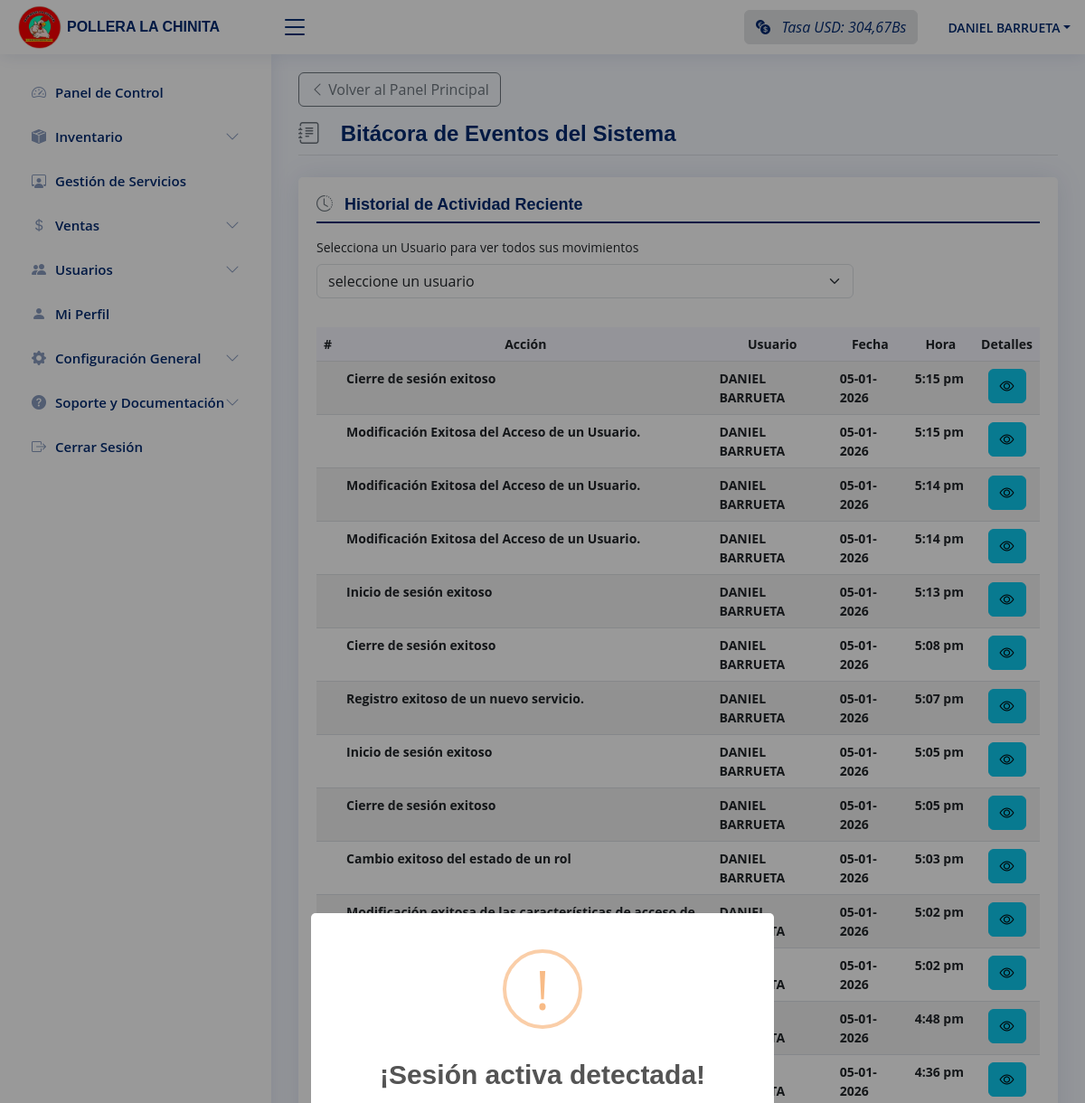
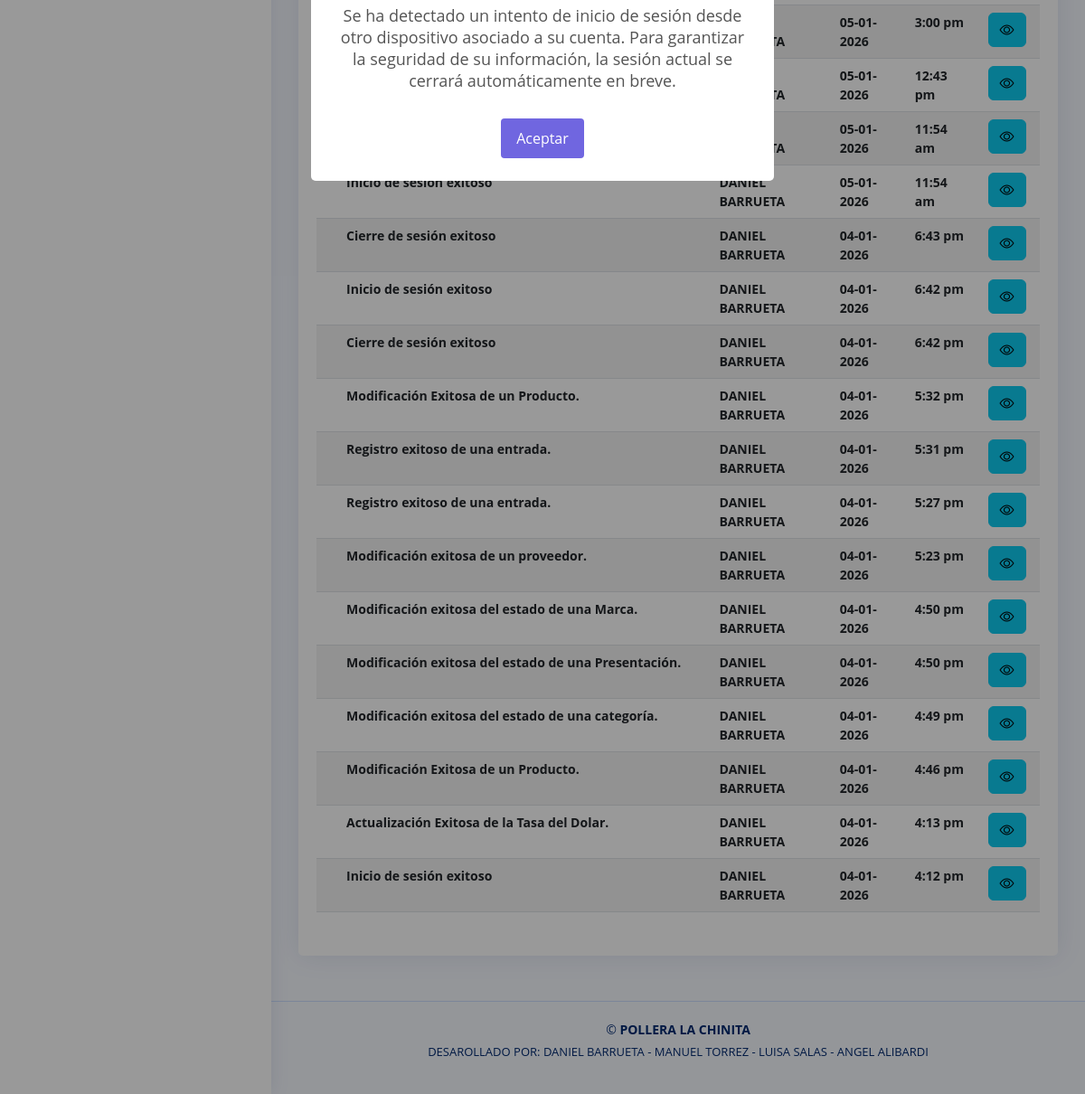
Page /vista/bitacora.php (signed in) on the committed database (2 pictures, top to bottom).
### tables this page shows
CREATE TABLE `bitacora` (
  `id` int NOT NULL,
  `fecha_hora` datetime NOT NULL,
  `accion` varchar(100) NOT NULL,
  `mensaje` longtext NOT NULL,
  `id_usuario` int NOT NULL
);

CREATE TABLE `usuario` (
  `id_usuario` int NOT NULL,
  `cedula` varchar(10) NOT NULL,
  `nombre` varchar(100) NOT NULL,
  `apellido` varchar(100) NOT NULL,
  `correo` varchar(200) NOT NULL,
  `contraseña` varchar(200) NOT NULL,
  `telefono` varchar(11) NOT NULL,
  `direccion` varchar(250) NOT NULL,
  `ultima_sesion` datetime DEFAULT NULL,
  `sesion_activa` tinyint NOT NULL,
  `bloqueado` tinyint NOT NULL,
  `primer_inicio` tinyint(1) NOT NULL,
  `id_rol` int NOT NULL,
  `estado` int NOT NULL
);

### modelo/modeloPrincipal.php (called while the page is built, shortened)
<?php
class modeloPrincipal {
    public static function Conexion(){
        if(!$con = mysqli_connect(SERVER, USER, PASSWORD)){
            die("Los datos de conexión con la base de datos ingresados son incorrectos, por favor verifique");
        }
        mysqli_set_charset($con, "utf8");
        return $con;
    }
    public static function consultar($query) {
        if (!$consul = mysqli_query(Self::Conexion(),$query)) {
            mysqli_query(Self::Conexion(),"ROLLBACK;");
            die(mysqli_error($query).' Error en la consulta SQL ejecutada ');
        }else{
            mysqli_query(Self::Conexion(),"COMMIT;");
        }
        return $consul;
    }
    public static function encryption($string) {
        $key = SECRET_KEY;
        $result = '';
            for($i=0; $i<strlen($string); $i++) {
                $char = substr($string, $i, 1);
                $keychar = substr($key, ($i % strlen($key))-1, 1);
                $char = chr(ord($char)+ord($keychar));
                $result.=$char;
            }
        return base64_encode($result);
    }
    public static function encryptionId($id) {
        $idModificada = $id * 10;
        $idModificada = self::encryption($idModificada);
        return $idModificada;
    }
    public static function verificar_permisos_requeridos ($permisos_requeridos) {
        foreach ($permisos_requeridos as $permiso) {
            if (array_key_exists($permiso, $_SESSION['permisosRol'])) {
                return true;
            }
        }
        return false;
    }
}

### vista/bitacora.php (the view, shortened to what this page needs)
<?php
include_once "../modelo/modeloPrincipal.php";
include_once "../modelo/rol_model.php";
$bitacora = modeloPrincipal::verificar_permisos_requeridos($_SESSION['permisosRequeridos']['bitacora']);
if ($bitacora) {  ?>
  <!DOCTYPE html>
  <html lang="en">
    <head>
      <?php
        include_once "../include/css_include.php";
      ?>
    </head>
    <body>
      <?php
        include_once "../include/header.php";
        include_once "../include/sliderbar.php";
        if(isset($_POST["selected_user"])){
          $id = modeloPrincipal::decryptionId($_POST["selected_user"]);
          $id = modeloPrincipal::limpiar_cadena($id);
        }else{
          $id = "";
        }
        if($id !== ""){
          $consulta = modeloPrincipal::consultar("SELECT B.*, U.nombre, U.apellido FROM bitacora AS B
            INNER JOIN usuario AS U ON B.id_usuario = U.id_usuario
            WHERE U.id_usuario = $id ORDER BY id DESC");
        }else{
          $consulta = modeloPrincipal::consultar("SELECT B.*, U.nombre, U.apellido FROM bitacora AS B
            INNER JOIN usuario AS U ON B.id_usuario = U.id_usuario ORDER BY id DESC LIMIT 100");
        }
      ?>
      <main id="main" class="main">
        <div class="pagetitle">
          <a class="btn btn-outline-secondary mb-3" href="./">
            <i class="bi bi-chevron-left"></i>
            <span>Volver al Panel Principal</span>
          </a>
          <h1 class="display-4 fw-bold mb-4 border-bottom pb-2">
            <i class="bi bi-journal-text me-3 text-secondary"></i>
            Bitácora de Eventos del Sistema
          </h1>
        </div>
        <section class="section dashboard">
          <div class="row">
            <div class="col-12">
              <div class="card top-selling pb-3">
                <div class="card-body pb-0">
                  <h5 class="card-title fw-bold mb-3">
                    <i class="bi bi-clock-history me-2 text-secondary"></i>
                    Historial de Actividad Reciente
                  </h5>
                  <div>
                    <form method="post" class="row mb-3" id="" action="#!">
                      <label class="form-label">Selecciona un Usuario para ver todos sus movimientos</label>
                      <div class="col-12 col-sm-12 col-md-9 mb-3">
                        <select onchange="bitacora_user()" name="selected_user" id="selected_user" class="form-select Select select">
                          <option value="" selected>seleccione un usuario</option>
                        </select>
                      </div>
                    </form>
                  </div>
                  <div>
                    <div class="table table-responsive">
                      <table class="table table-striped datatable" id="example">
                        <thead>
                          <tr>
                            <th class="text-center col" scope="col">#</th>
                            <th class="text-center col" scope="col">Acción</th>
                            <th class="text-center col" scope="col">Usuario</th>
                            <th class="col text-center" scope="col">Fecha </th>
                            <th class="col text-center" scope="col">Hora</th>
                            <th class="text-center col" scope="col">Detalles</th>
                          </tr>
                        </thead>
                        <tbody>
                            <?php
                              while( $row = mysqli_fetch_assoc($consulta)) { ?>
                                <tr>
                                  <th class="col" scope="col"></th>
                                  <th class="col" scope="col"><?= $row['accion'] ?></th>
                                  <th class="col" scope="col"><?= $row['nombre'].' '.$row['apellido'] ?></th>
                                  <th class="col" scope="col"><?= date('d-m-Y', strtotime($row['fecha_hora'])) ?></th>
                                  <th class="col" scope="col"><?= date('g:i a', strtotime($row['fecha_hora'])) ?></th>
                                  <th class="text-center col" scope="col">
                                    <button
                                      modal="bitacora"
                                      class="btn_modal btn bi bi-eye btn-info"
                                      value="<?= modeloPrincipal::encryptionId($row["id"]); ?>"
                                      data-bs-toggle="modal"
                                      data-bs-target="#modal">
                                    </button>
                                  </th>
                                </tr>
                            <?php } ?>
                          </tbody>
                      </table>
                    </div>
                  </div>
                </div>
              </div>
            </div>
          </div>
        </section>
      </main>
      <?php
        include_once "../include/footer.php";
        ?>
<?php }else{
  bitacora::intento_de_acceso_a_vista_sin_permisos("bitácora");
}

### rows in the picture
bitacora: accion "Cierre de sesión exitoso", id_usuario.nombre "DANIEL", id_usuario.apellido "BARRUETA", fecha_hora "05-01-2026", fecha_hora "5:15 pm"
bitacora: accion "Modificación Exitosa del Acceso de un Usuario.", id_usuario.nombre "DANIEL", id_usuario.apellido "BARRUETA", fecha_hora "05-01-2026", fecha_hora "5:15 pm"
bitacora: accion "Modificación Exitosa del Acceso de un Usuario.", id_usuario.nombre "DANIEL", id_usuario.apellido "BARRUETA", fecha_hora "05-01-2026", fecha_hora "5:14 pm"
bitacora: accion "Modificación Exitosa del Acceso de un Usuario.", id_usuario.nombre "DANIEL", id_usuario.apellido "BARRUETA", fecha_hora "05-01-2026", fecha_hora "5:14 pm"
bitacora: accion "Inicio de sesión exitoso", id_usuario.nombre "DANIEL", id_usuario.apellido "BARRUETA", fecha_hora "05-01-2026", fecha_hora "5:13 pm"
bitacora: accion "Cierre de sesión exitoso", id_usuario.nombre "DANIEL", id_usuario.apellido "BARRUETA", fecha_hora "05-01-2026", fecha_hora "5:08 pm"
bitacora: accion "Registro exitoso de un nuevo servicio.", id_usuario.nombre "DANIEL", id_usuario.apellido "BARRUETA", fecha_hora "05-01-2026", fecha_hora "5:07 pm"
bitacora: accion "Inicio de sesión exitoso", id_usuario.nombre "DANIEL", id_usuario.apellido "BARRUETA", fecha_hora "05-01-2026", fecha_hora "5:05 pm"
bitacora: accion "Cierre de sesión exitoso", id_usuario.nombre "DANIEL", id_usuario.apellido "BARRUETA", fecha_hora "05-01-2026", fecha_hora "5:05 pm"
bitacora: accion "Cambio exitoso del estado de un rol", id_usuario.nombre "DANIEL", id_usuario.apellido "BARRUETA", fecha_hora "05-01-2026", fecha_hora "5:03 pm"
bitacora: accion "Modificación exitosa de las características de acceso de…", id_usuario.nombre "DANIEL", fecha_hora "05-01-2026", fecha_hora "5:02 pm"
bitacora: fecha_hora "05-01-2026", fecha_hora "5:02 pm"
bitacora: fecha_hora "05-01-2026", fecha_hora "4:48 pm"
bitacora: fecha_hora "05-01-2026", fecha_hora "4:36 pm"
bitacora: fecha_hora "05-01-2026", fecha_hora "3:00 pm"
bitacora: fecha_hora "05-01-2026", fecha_hora "12:43 pm"
bitacora: fecha_hora "05-01-2026", fecha_hora "11:54 am"
bitacora: accion "Inicio de sesión exitoso", id_usuario.nombre "DANIEL", id_usuario.apellido "BARRUETA", fecha_hora "05-01-2026", fecha_hora "11:54 am"
bitacora: accion "Cierre de sesión exitoso", id_usuario.nombre "DANIEL", id_usuario.apellido "BARRUETA", fecha_hora "04-01-2026", fecha_hora "6:43 pm"
bitacora: accion "Inicio de sesión exitoso", id_usuario.nombre "DANIEL", id_usuario.apellido "BARRUETA", fecha_hora "04-01-2026", fecha_hora "6:42 pm"
bitacora: accion "Cierre de sesión exitoso", id_usuario.nombre "DANIEL", id_usuario.apellido "BARRUETA", fecha_hora "04-01-2026", fecha_hora "6:42 pm"
bitacora: accion "Modificación Exitosa de un Producto.", id_usuario.nombre "DANIEL", id_usuario.apellido "BARRUETA", fecha_hora "04-01-2026", fecha_hora "5:32 pm"
bitacora: accion "Registro exitoso de una entrada.", id_usuario.nombre "DANIEL", id_usuario.apellido "BARRUETA", fecha_hora "04-01-2026", fecha_hora "5:31 pm"
bitacora: accion "Registro exitoso de una entrada.", id_usuario.nombre "DANIEL", id_usuario.apellido "BARRUETA", fecha_hora "04-01-2026", fecha_hora "5:27 pm"
bitacora: accion "Modificación exitosa de un proveedor.", id_usuario.nombre "DANIEL", id_usuario.apellido "BARRUETA", fecha_hora "04-01-2026", fecha_hora "5:23 pm"
bitacora: accion "Modificación exitosa del estado de una Marca.", id_usuario.nombre "DANIEL", id_usuario.apellido "BARRUETA", fecha_hora "04-01-2026", fecha_hora "4:50 pm"
bitacora: accion "Modificación exitosa del estado de una Presentación.", id_usuario.nombre "DANIEL", id_usuario.apellido "BARRUETA", fecha_hora "04-01-2026", fecha_hora "4:50 pm"
bitacora: accion "Modificación exitosa del estado de una categoría.", id_usuario.nombre "DANIEL", id_usuario.apellido "BARRUETA", fecha_hora "04-01-2026", fecha_hora "4:49 pm"
bitacora: accion "Modificación Exitosa de un Producto.", id_usuario.nombre "DANIEL", id_usuario.apellido "BARRUETA", fecha_hora "04-01-2026", fecha_hora "4:46 pm"
bitacora: accion "Actualización Exitosa de la Tasa del Dolar.", id_usuario.nombre "DANIEL", id_usuario.apellido "BARRUETA", fecha_hora "04-01-2026", fecha_hora "4:13 pm"
bitacora: accion "Inicio de sesión exitoso", id_usuario.nombre "DANIEL", id_usuario.apellido "BARRUETA", fecha_hora "04-01-2026", fecha_hora "4:12 pm"

### other values in the picture
modeloPrincipal::number_format_prices((float)$precio_dolar_actual) "304,67"
$_SESSION['dataUsuario']['nombre'] "DANIEL"
$_SESSION['dataUsuario']['apellido'] "BARRUETA"
